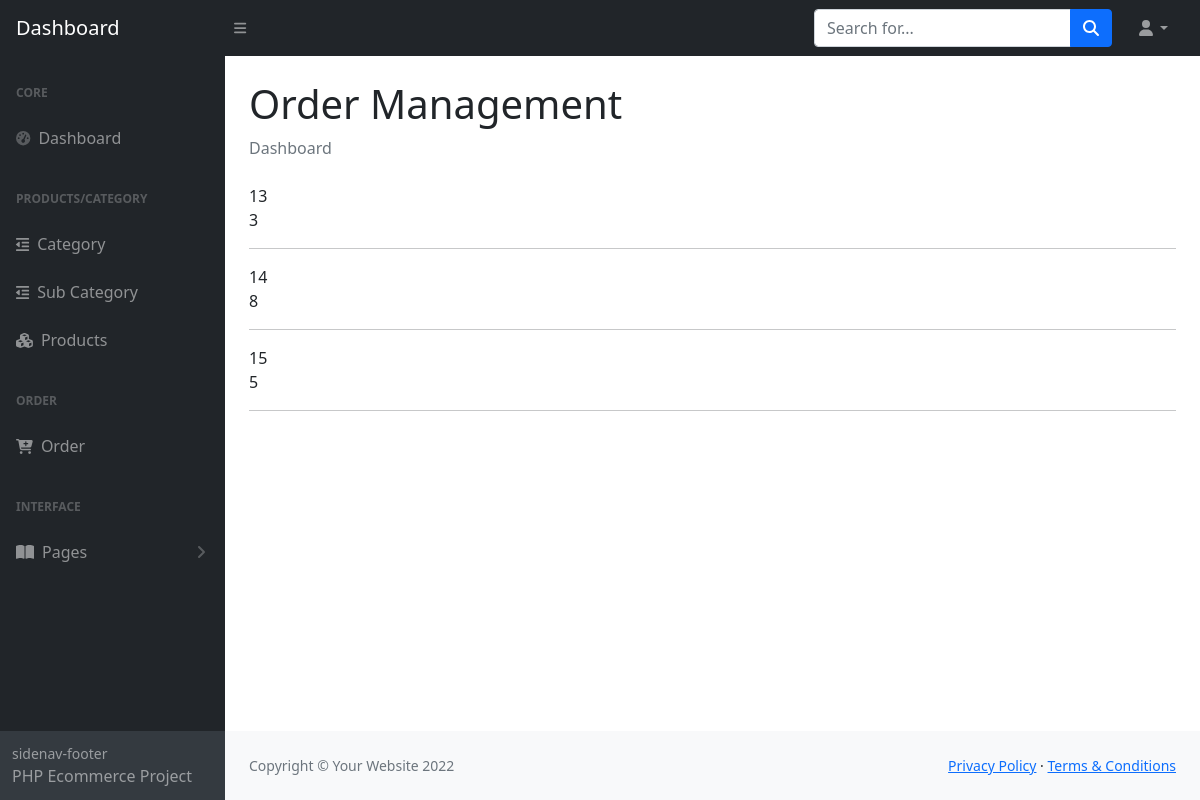
Page /admin-dashboard/orderdetails.php?id=15 (signed in) on the committed database.
### tables this page shows
CREATE TABLE `orderdetails` (
  `id` int(11) NOT NULL,
  `order_id` int(11) NOT NULL,
  `product_id` int(11) NOT NULL,
  `price` float(10,2) NOT NULL,
  `quantity` int(4) NOT NULL DEFAULT 1,
  `op` varchar(128) NOT NULL,
  `created_at` timestamp NOT NULL DEFAULT current_timestamp()
);

### admin-dashboard/orderdetails.php (the view, shortened to what this page needs)
<?php
require "inc/header.php";
require "../inc/connection.php";
$q = "select * from orderdetails where order_id = '".$_GET['id']."'";
$r = $conn->query($q);
?>
</head>
<body class="sb-nav-fixed">
<?php include 'inc/nav.php'; ?>
<div id="layoutSidenav">
<?php include 'inc/sidenav.php'; ?>
<div id="layoutSidenav_content">
            <main>
                <div class="container-fluid px-4">
                    <h1 class="mt-4">Order Management</h1>
                    <ol class="breadcrumb mb-4">
                        <li class="breadcrumb-item active">Dashboard</li>
                    </ol>
<?php
while($row = $r->fetch_assoc()){
    echo $row['id'] . "<br>";
    echo $row['product_id'] . "<hr>";
}
?>
                </div>
            </main>
            <footer class="py-4 bg-light mt-auto">
                <div class="container-fluid px-4">
                    <div class="d-flex align-items-center justify-content-between small">
                        <div class="text-muted">Copyright &copy; Your Website 2022</div>
                        <div>
                            <a href="#">Privacy Policy</a>
                            &middot;
                            <a href="#">Terms &amp; Conditions</a>
                        </div>
                    </div>
                </div>
            </footer>
        </div>
</div>
</body>
</html>

### rows in the picture
orderdetails: id "13", product "3"
orderdetails: id "14", product "8"
orderdetails: id "15", product "5"
